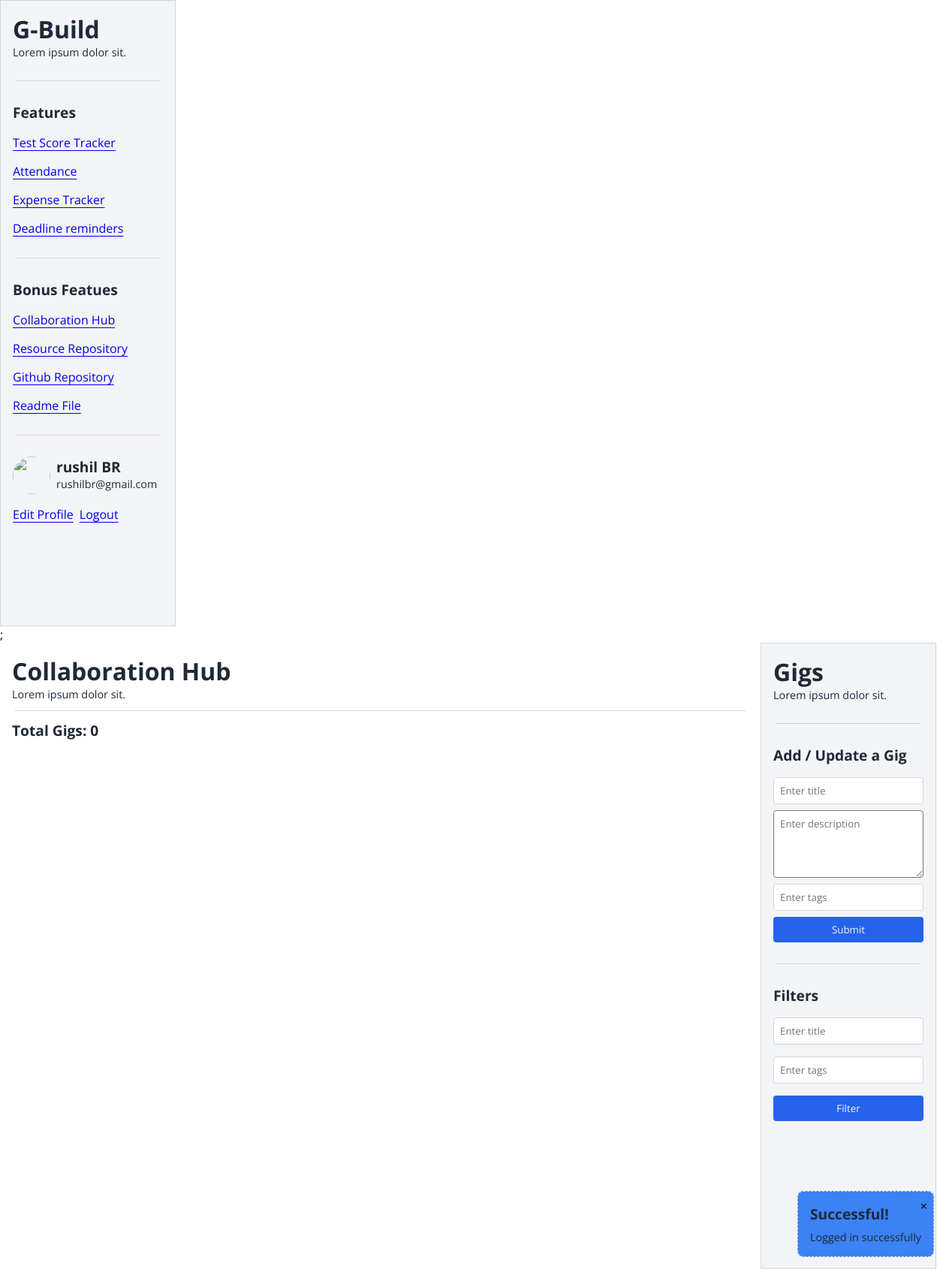
The page /index.php?page=collaboration-hub (signed in) on the database as committed earlier.
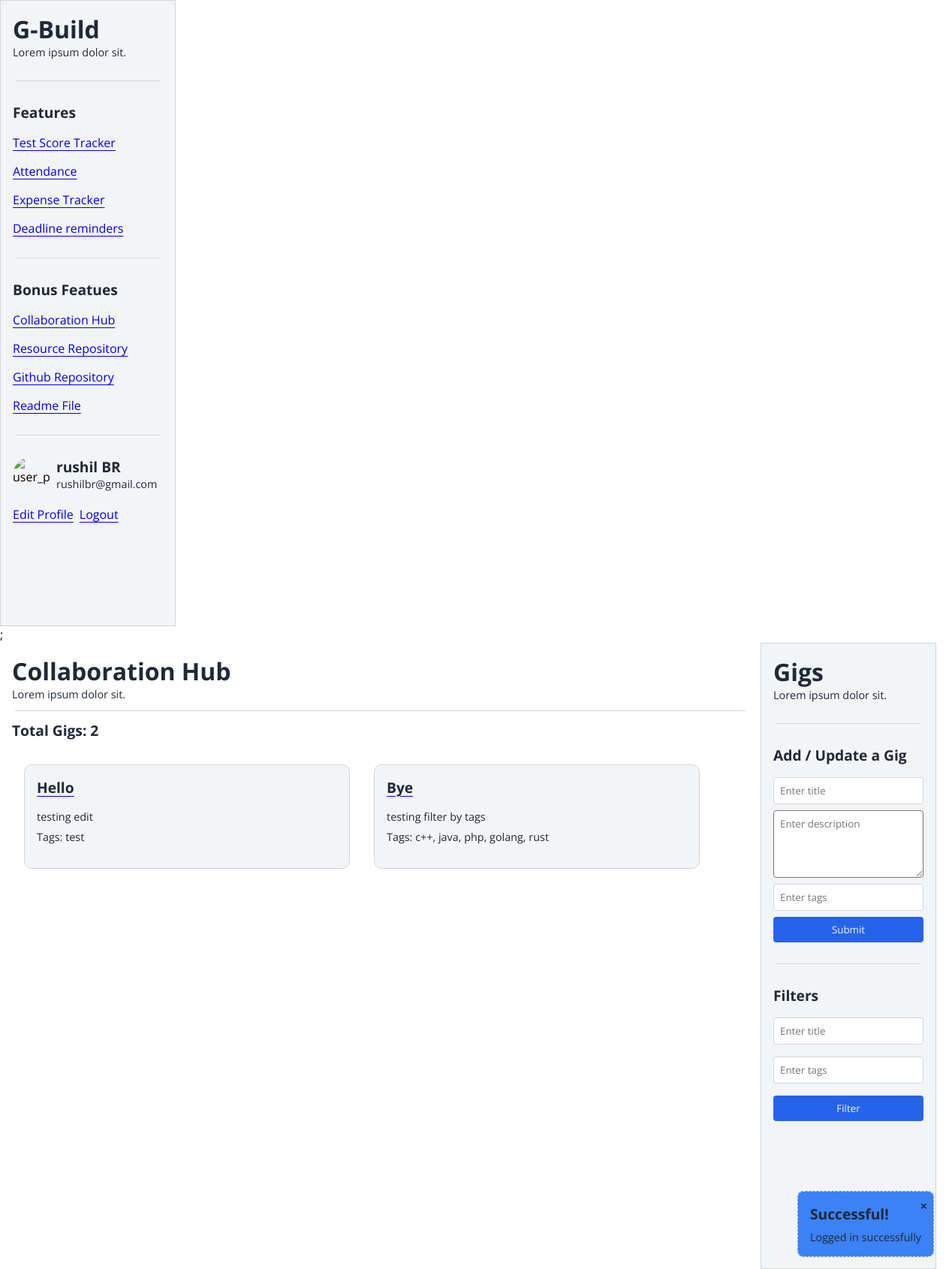
The same page on the database as committed later.
### tables this page shows
CREATE TABLE `gigs` (
  `id` int(11) NOT NULL,
  `title` varchar(256) DEFAULT 'Not Given',
  `description` text DEFAULT NULL,
  `tags` varchar(256) DEFAULT NULL,
  `updated_at` timestamp NOT NULL DEFAULT current_timestamp() ON UPDATE current_timestamp(),
  `email` varchar(256) DEFAULT NULL,
  `usn` varchar(256) DEFAULT NULL
);

### php/functions.php (called while the page is built, shortened)
<?php
$conn = mysqli_connect(server, host, password, db_name);
function getAllGigs()
{
    global $conn;
    $sql = "SELECT * FROM gigs";
    $result = mysqli_query($conn, $sql);
    $gigs = [];
    if (mysqli_num_rows($result) > 0) {
        while ($row = mysqli_fetch_assoc($result)) {
            $gigs[] = $row;
        }
    }
    return $gigs;
}

### pages/CollaborationHub.php (the view, shortened to what this page needs)
<?php
require_once("./php/functions.php");
if (isset($_SESSION['filteredGigs'])) {
    $data = $_SESSION['filteredGigs'];
    unset($_SESSION['filteredGigs']);
} else {
    $data = getAllGigs();
}
$editGig = isset($_SESSION['editGig']) ? $_SESSION['editGig'] : null;
?>
<section class="dashboard__section">
    <div class="dashboard__section-left">
        <div>
            <h4>Collaboration Hub</h4>
            <p>Lorem ipsum dolor sit.</p>
        </div>
        <div class="separator"></div>
        <div>
            <h5>Total Gigs: <?= count($data) ?></h5>
        </div>
        <div class="flex items-center gap-4">
            <?php foreach ($data as $gig) : ?>
                <div class="card">
                    <a href=<?= "?page=gig&id=" . $gig['id'] ?>>
                        <h5><?= $gig['title'] ?></h5>
                    </a>
                    <p class="mt-4"><?= $gig['description'] ?></p>
                    <p class="mt-2">Tags: <?= $gig['tags'] ?></p>
                </div>
            <?php endforeach; ?>
        </div>
    </div>
    <div>
        <aside style="max-width: 200px; width: 100%; display:flex; flex-direction:column; gap: 1rem; z-index:10; background-color:var(--primary); padding: 1rem; min-height:100vh; margin-right:30px" class="border">
            <div>
                <h4>Gigs </h4>
                <p>Lorem ipsum dolor sit.</p>
            </div>
            <div class="separator"></div>
            <h5>Add / Update a Gig</h5>
            <div style="display: flex; flex-direction:column; gap: 1rem;">
                <form method="post" action="<?php echo $editGig ? './php/actions.php?updateGig=' . $editGig['id'] : './php/actions.php?addGig'; ?>" class="flex flex-col gap-2">
                    <input type="text" name="title" placeholder="Enter title" class="border" required value="<?= $editGig ? $editGig['title'] : ''; ?>">
                    <textarea name="description" id="description" cols="" rows="4" placeholder="Enter description" required><?= $editGig ? $editGig['description'] : ''; ?></textarea>
                    <input type="text" name="tags" placeholder="Enter tags" class="border" required value="<?= $editGig ? $editGig['tags'] : ''; ?>">
                    <button class="primary__btn"><?= $editGig ? 'Update' : 'Submit' ?></button>
                </form>
            </div>
            <div class="separator"></div>
            <h5>Filters</h5>
            <div style="display: flex; flex-direction:column; gap: 1rem;">
                <form action="./php/actions.php?filterGigs" method="post" style="display: flex; flex-direction:column; gap: 1rem;">
                    <input name="title" type="text" placeholder="Enter title" class="border">
                    <input name="tags" type="text" placeholder="Enter tags" class="border">
                    <button class="primary__btn">Filter</button>
                </form>
            </div>
        </aside>
    </div>
</section>

Rows that differ between the two databases and show on the page:
added gigs: title "Hello", description "testing edit", tags "test"
added gigs: title "Bye", description "testing filter by tags", tags "c++, java, php, golang, rust"
Other text that changed with them:
count($data): "0" → "2"
